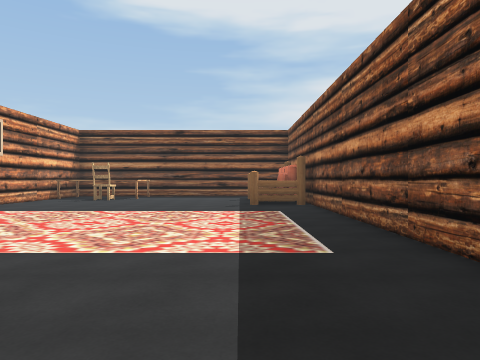
View 1 (above)

23 first-person views from a walk through a 3-D level made in the Unity game engine. The camera is 1.5 m above the floor, looks level and sees 70° across. The floor is counted in squares, 2 m on a side. Each view is taken from the middle of a square. On the plan, view 1 faces up. The plan holds only what a view shows up to about 11 squares ahead; the rest is blank. The place goes on beyond the plan. The player is left out. Some surface patterns are stand-ins.

View 2
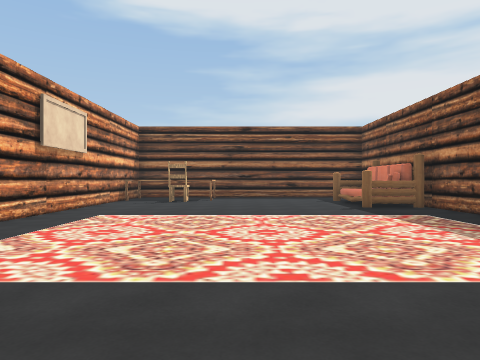

View 3
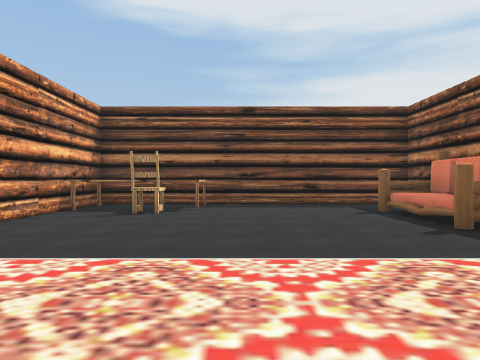

View 4
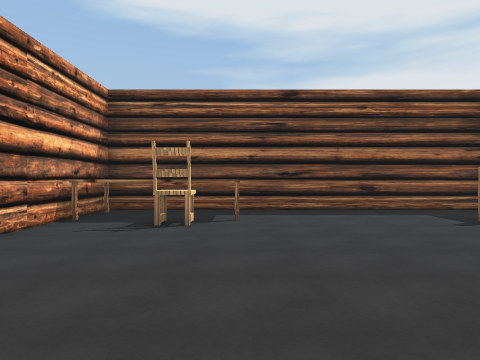

View 5
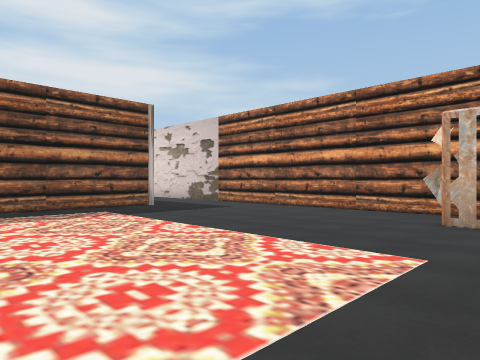

View 6
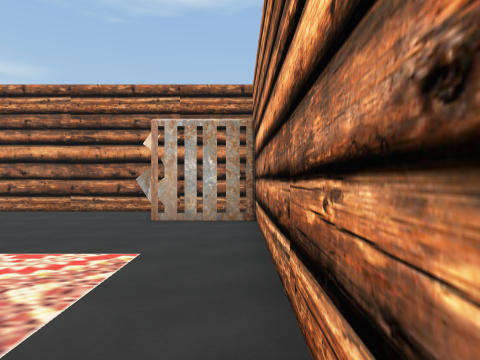

View 7
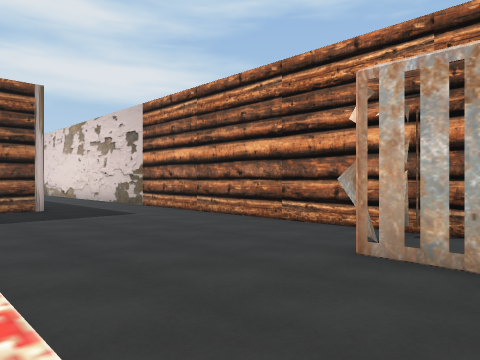

View 8
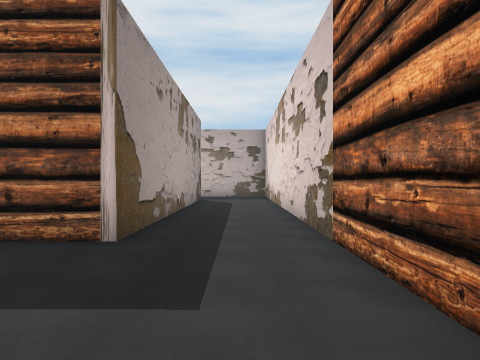

View 9
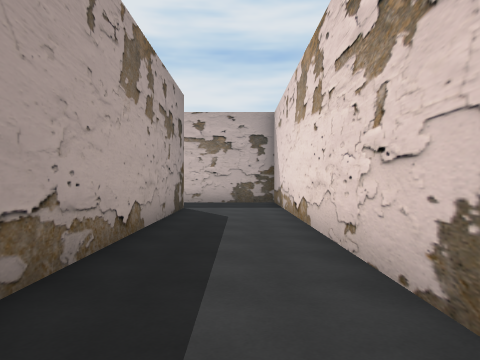

View 10
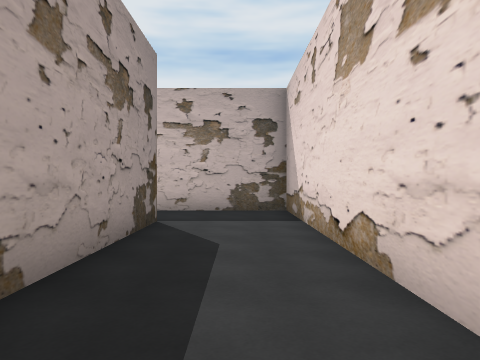

View 11
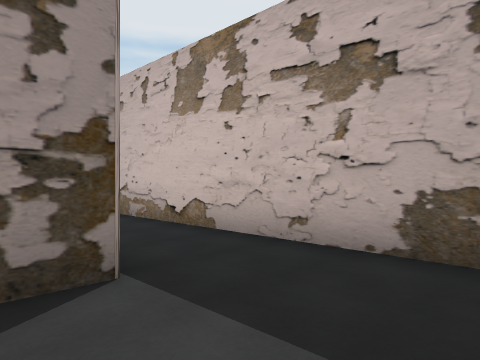

View 12
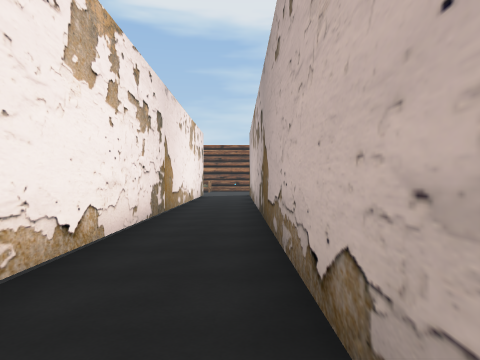

View 13
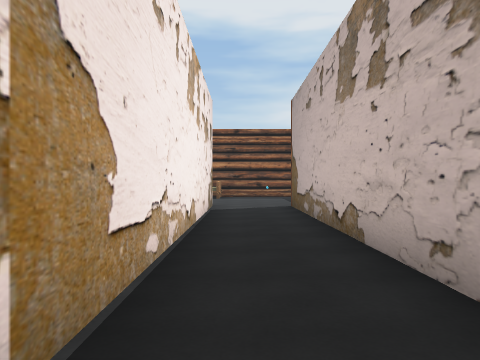

View 14
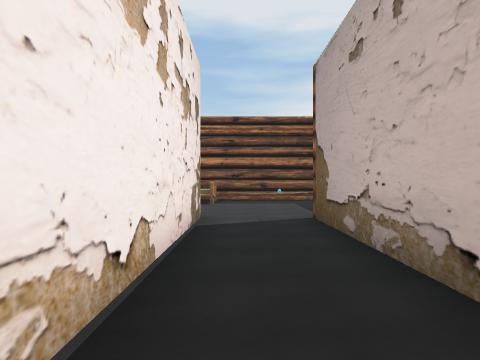

View 15
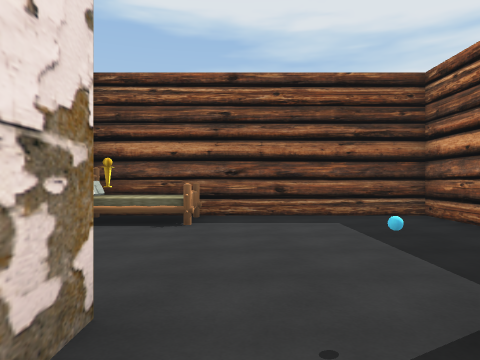

View 16
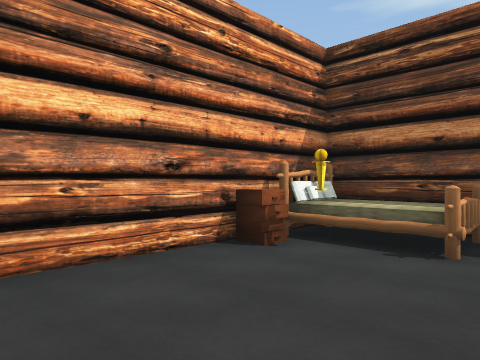

View 17
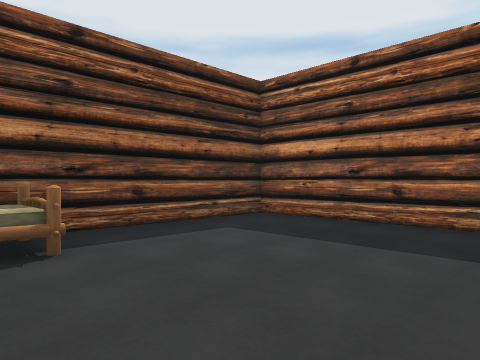

View 18
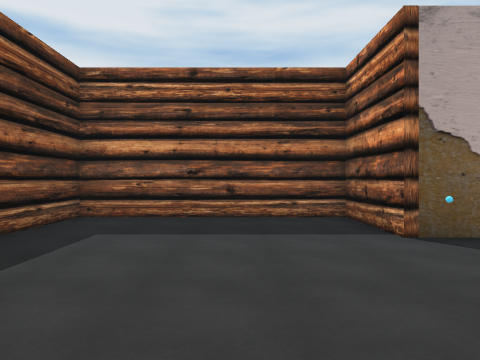

View 19
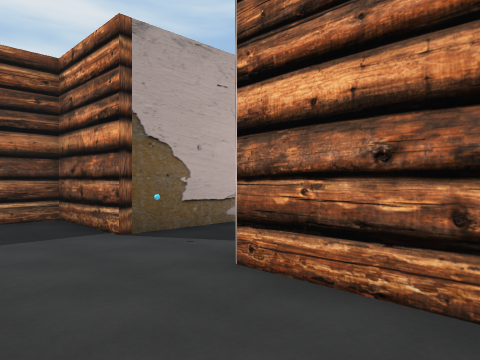

View 20
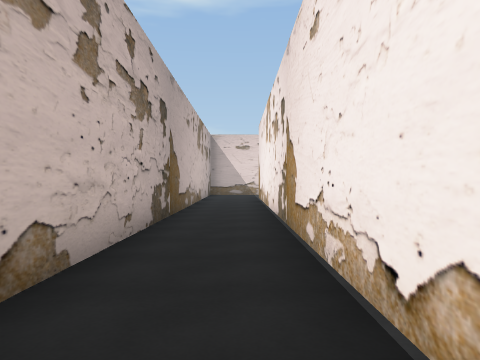

View 21
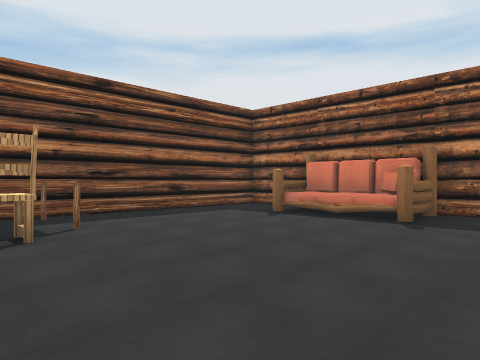

View 22
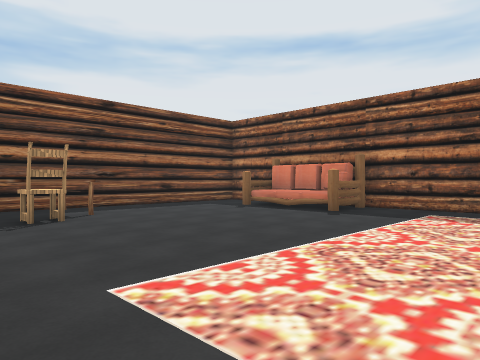

View 23
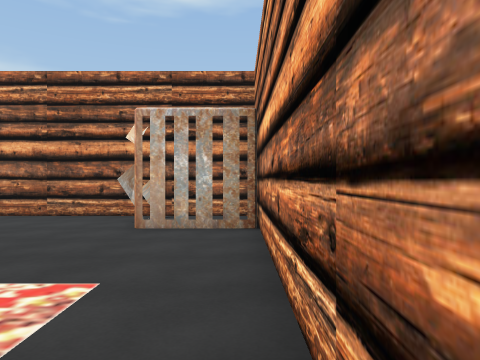

### Floor plan
Ten units are one square. View 1 is at (0, 0); x grows to the right and y downward. Boxes are objects, and circles mark ways between rooms. Rooms are numbered by the first view taken in them; rooms with no view inside come last. Other rooms are left out.
<svg viewBox="-80 -250 244 270">
<path fill="none" stroke="#000" d="M22 -135 22 -156 -74 -156M-72 12 135 12 135 -189M-73 -132 -73 1M112 -15 22 -15 22 -115M112 -189 112 -45M135 -189 159 -189 159 -242 104 -242M94 -189 112 -189M89 -242 89 -195"/>
<rect x="-75" y="-155" width="40" height="20" fill="#bbb"><title>other object</title></rect>
<rect x="-65" y="-15" width="20" height="30" fill="#bbb"><title>other object</title></rect>
<rect x="-55" y="-135" width="10" height="10" fill="#bbb"><title>chair</title></rect>
<rect x="5" y="-135" width="20" height="40" fill="#bbb"><title>other object</title></rect>
<rect x="85" y="-225" width="10" height="10" fill="#bbb"><title>nightstand</title></rect>
<rect x="95" y="-245" width="20" height="20" fill="#bbb"><title>bed</title></rect>
<circle cx="120" cy="-180" r="3" fill="#2a7"/>
<text x="10" y="-60">1</text>
<text x="120" y="-210">2</text>
</svg>
Room 1 opens to room 2.

Where each view was taken, in squares from view 1:
view 1: 0 up, 0 right, facing up
view 2: 1 up, 3 left, facing up
view 3: 5 up, 3 left, facing up
view 4: 7 up, 4 left, facing up
view 5: 7 up, 7 left, facing down-right
view 6: 7 up, 7 left, facing down
view 7: 4 up, 7 left, facing down-right
view 8: 0 up, 2 left, facing right
view 9: 0 up, 2 right, facing right
view 10: 0 up, 5 right, facing right
view 11: 1 down, 10 right, facing up-right
view 12: 2 up, 13 right, facing up
view 13: 9 up, 12 right, facing up
view 14: 12 up, 12 right, facing up
view 15: 17 up, 12 right, facing up
view 16: 19 up, 12 right, facing up-left
view 17: 19 up, 10 right, facing up-right
view 18: 21 up, 9 right, facing right
view 19: 21 up, 9 right, facing down-right
view 20: 16 up, 12 right, facing down
view 21: 8 up, 6 left, facing up-right
view 22: 6 up, 7 left, facing up-right
view 23: 6 up, 7 left, facing down
